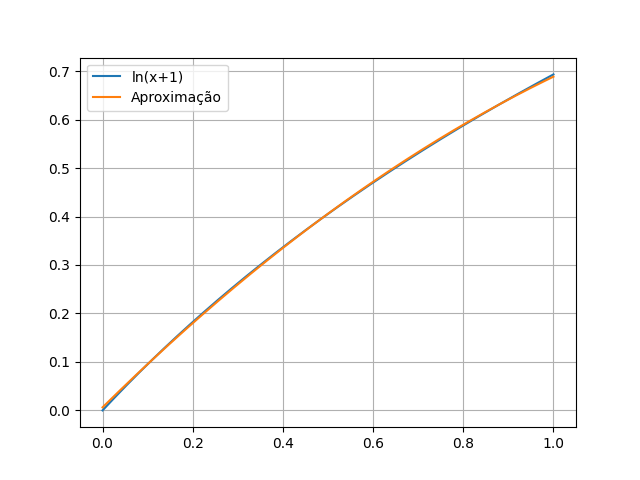

Generate this figure with Python:
import numpy as np
import matplotlib.pyplot as plt

def gauss_jordan(M):
    n = M.shape[0]

    for i in range(n):

        pivot_row = i + np.argmax(abs(M[i:, i]))
        M[[i, pivot_row]] = M[[pivot_row, i]]

        if M[i, i] == 0:
            return None

        M[i] = M[i] / M[i, i]

        for j in range(n):
            if i != j:
                M[j] = M[j] - M[j, i] * M[i]

    return M[:, -1]


#funcao a ser aproximada ln(x+1)
#aproximar por g(x)=ax²+bx+c

#funcoes bases phi1 = 1, phi2 = x e phi3 =x^2

#integrais
A = np.array([
    [1, 1/2, 1/3],
    [1/2, 1/3, 1/4],
    [1/3, 1/4, 1/5]
], dtype=float)

#Ax = b, integral de f(x)phi_i

B = np.array([
    2*np.log(2)-1,
    1/4,
    (2/3)*np.log(2)-5/18
])


M = np.hstack((A, B.reshape(-1,1))) #concatena
coef = gauss_jordan(M)

a, b, c = coef

print(f"g(x) = {a:.5f} + {b:.5f}x {c:+.5f}x²")

x = np.linspace(0,1,1000)

f = np.log(x+1)
g = a + b*x + c*x**2

plt.plot(x,f,label='ln(x+1)')
plt.plot(x,g,label='Aproximação')
plt.grid()
plt.legend()
plt.savefig("unidade_3/aprox_continues_case.png")
plt.show()
